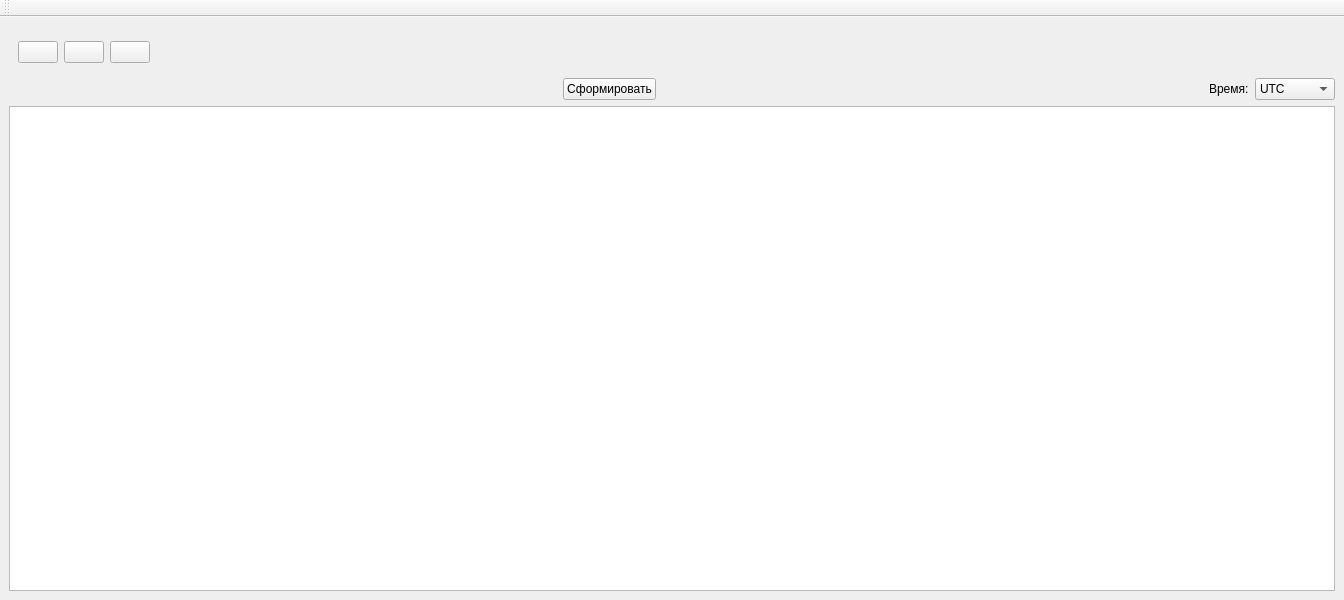
<?xml version="1.0" encoding="UTF-8"?>
<ui version="4.0">
 <class>AstroDataWidget</class>
 <widget class="QMainWindow" name="AstroDataWidget">
  <property name="geometry">
   <rect>
    <x>0</x>
    <y>0</y>
    <width>1344</width>
    <height>600</height>
   </rect>
  </property>
  <property name="windowTitle">
   <string>Астрономические данные</string>
  </property>
  <widget class="QWidget" name="layoutWidget">
   <layout class="QGridLayout" name="gridLayout_2">
    <item row="0" column="0">
     <layout class="QGridLayout" name="gridLayout">
      <item row="3" column="0">
       <widget class="DateIntervalEdit" name="dateIntervalEdit">
        <property name="isHorisontal" stdset="0">
         <bool>true</bool>
        </property>
       </widget>
      </item>
      <item row="1" column="0">
       <widget class="StationWidget" name="stationWidget">
        <property name="isMapButtonVisible" stdset="0">
         <bool>true</bool>
        </property>
        <property name="isHorisontal" stdset="0">
         <bool>true</bool>
        </property>
       </widget>
      </item>
      <item row="2" column="0">
       <widget class="QWidget" name="wgtSaveLoadBtns" native="true">
        <layout class="QHBoxLayout" name="horizontalLayout">
         <item>
          <widget class="QPushButton" name="pbOpen">
           <property name="toolTip">
            <string>Открыть календарь</string>
           </property>
           <property name="text">
            <string/>
           </property>
           <property name="icon">
            <iconset>
             <normaloff>:/meteo/icons/file_open.png</normaloff>:/meteo/icons/file_open.png</iconset>
           </property>
          </widget>
         </item>
         <item>
          <widget class="QPushButton" name="pbSave">
           <property name="toolTip">
            <string>Сохранить календарь</string>
           </property>
           <property name="text">
            <string/>
           </property>
           <property name="icon">
            <iconset>
             <normaloff>:/meteo/icons/save.png</normaloff>:/meteo/icons/save.png</iconset>
           </property>
          </widget>
         </item>
         <item>
          <widget class="QPushButton" name="pbPrint">
           <property name="toolTip">
            <string>Распечатать календарь</string>
           </property>
           <property name="text">
            <string/>
           </property>
           <property name="icon">
            <iconset>
             <normaloff>:/meteo/icons/print.png</normaloff>:/meteo/icons/print.png</iconset>
           </property>
          </widget>
         </item>
         <item>
          <spacer name="spButtons">
           <property name="orientation">
            <enum>Qt::Horizontal</enum>
           </property>
           <property name="sizeHint" stdset="0">
            <size>
             <width>40</width>
             <height>20</height>
            </size>
           </property>
          </spacer>
         </item>
        </layout>
       </widget>
      </item>
      <item row="3" column="1">
       <widget class="QPushButton" name="pbMakeUp">
        <property name="sizePolicy">
         <sizepolicy hsizetype="Fixed" vsizetype="Fixed">
          <horstretch>0</horstretch>
          <verstretch>0</verstretch>
         </sizepolicy>
        </property>
        <property name="text">
         <string>Сформировать</string>
        </property>
       </widget>
      </item>
      <item row="3" column="3">
       <widget class="QLabel" name="label">
        <property name="text">
         <string>Время:</string>
        </property>
       </widget>
      </item>
      <item row="3" column="2">
       <spacer name="horizontalSpacer">
        <property name="orientation">
         <enum>Qt::Horizontal</enum>
        </property>
        <property name="sizeHint" stdset="0">
         <size>
          <width>40</width>
          <height>20</height>
         </size>
        </property>
       </spacer>
      </item>
      <item row="3" column="4">
       <widget class="QComboBox" name="cmbtimespec">
        <item>
         <property name="text">
          <string>UTC</string>
         </property>
        </item>
        <item>
         <property name="text">
          <string>Местное</string>
         </property>
        </item>
       </widget>
      </item>
     </layout>
    </item>
    <item row="1" column="0">
     <widget class="QTableView" name="tvCalendar">
      <property name="selectionMode">
       <enum>QAbstractItemView::SingleSelection</enum>
      </property>
      <property name="selectionBehavior">
       <enum>QAbstractItemView::SelectRows</enum>
      </property>
      <property name="iconSize">
       <size>
        <width>16</width>
        <height>16</height>
       </size>
      </property>
      <property name="textElideMode">
       <enum>Qt::ElideMiddle</enum>
      </property>
      <property name="gridStyle">
       <enum>Qt::SolidLine</enum>
      </property>
      <property name="wordWrap">
       <bool>false</bool>
      </property>
      <attribute name="horizontalHeaderVisible">
       <bool>true</bool>
      </attribute>
      <attribute name="horizontalHeaderHighlightSections">
       <bool>true</bool>
      </attribute>
      <attribute name="verticalHeaderVisible">
       <bool>false</bool>
      </attribute>
     </widget>
    </item>
   </layout>
  </widget>
  <widget class="QToolBar" name="toolBar">
   <property name="windowTitle">
    <string>toolBar</string>
   </property>
   <attribute name="toolBarArea">
    <enum>TopToolBarArea</enum>
   </attribute>
   <attribute name="toolBarBreak">
    <bool>false</bool>
   </attribute>
  </widget>
 </widget>
 <customwidgets>
  <customwidget>
   <class>StationWidget</class>
   <extends>QWidget</extends>
   <header location="global">meteo/commons/ui/custom/stationwidget.h</header>
  </customwidget>
  <customwidget>
   <class>DateIntervalEdit</class>
   <extends>QWidget</extends>
   <header location="global">meteo/commons/ui/custom/intervaledit.h</header>
  </customwidget>
 </customwidgets>
 <resources/>
 <connections/>
</ui>
